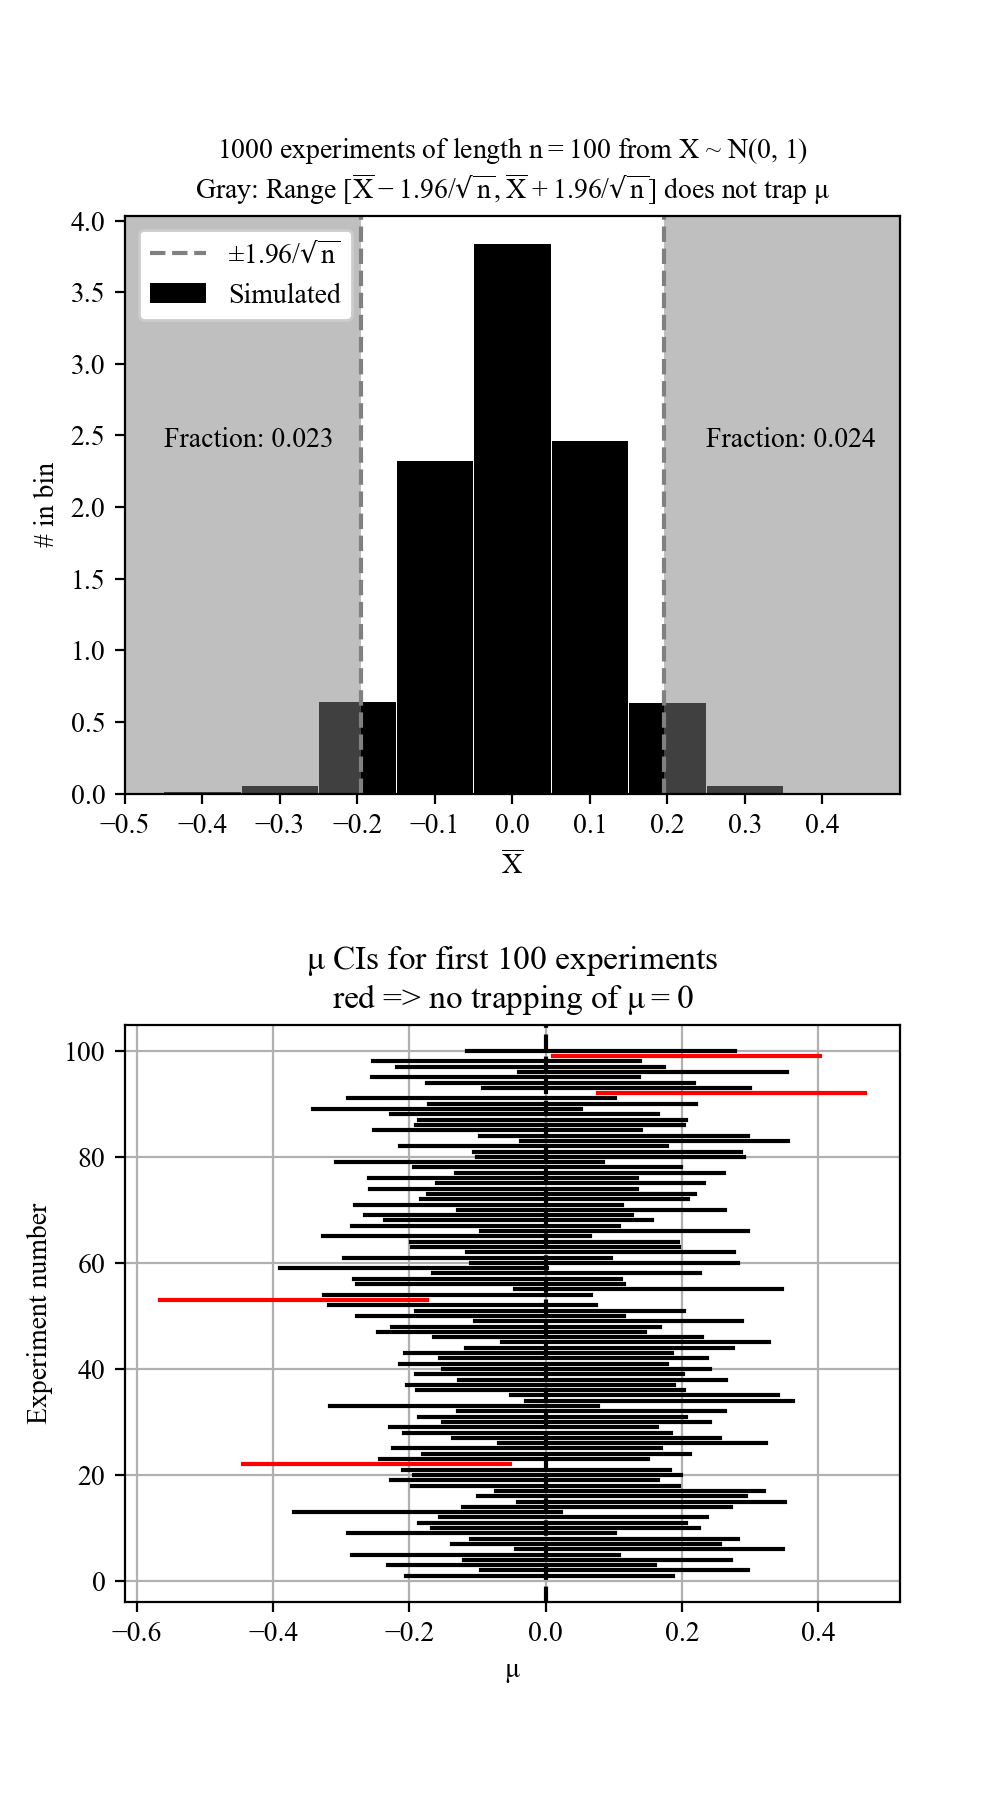

Generate this figure with Python:
import numpy as np
from matplotlib import pyplot as plt
from scipy.stats import norm
from lib.savefig import savefig
from lib.pdf import pdf

plt.rcParams["font.family"] = "Times New Roman"
plt.rcParams['mathtext.default'] = 'regular'

#np.random.seed(1)

s = 1.96
n = 100  # Number of samples per experiment
ne = 1000 # Number of experiments
dist = 'gaussian'
#dist = 'uniform'

def sample(dist='gaussian'):
  if dist == 'gaussian':
    symbol = 'N(0, 1)'
    mu = 0
    sigma = 1
    X = np.random.normal(loc=mu, scale=sigma, size=(n, ne))

  if dist == 'uniform':
    low =  -2
    high =  2
    symbol = f'U({low}, {high})'
    mu = (high+low)/2
    sigma = np.sqrt((high-low)**2/12)
    X = np.random.uniform(low=low, high=high, size=(n, ne))

  return X, mu, sigma, symbol

X, mu, sigma, symbol = sample(dist)

delta = s*sigma/np.sqrt(n)

Xbar = np.mean(X, axis=0)

# Computing fractions without using a loop:
above = np.where(Xbar + delta > mu, 1, 0)
below = np.where(Xbar - delta < mu, 1, 0)
both = np.logical_and(above, below)
f_below = np.sum(below)/ne
f_above = np.sum(above)/ne
print(f"Fraction of X_bar + σ/√n > μ: {f_above}")
print(f"Fraction of X_bar - σ/√n < μ: {f_below}")
print(f"Fraction where both contraints satisfied: {np.sum(both)/ne}")

dx = 0.1
e_pdf, bin_centers, bin_edges = pdf(Xbar, dx, -0.5)

print(f"Mean of X_bar = {np.mean(Xbar):.8f}")
print(f"(std of X_bar)*sqrt(n) = {np.std(Xbar)*np.sqrt(n):.8f}")

fig, ax = plt.subplots(2, 1, figsize=(5, 9))
plt.subplots_adjust(hspace=0.4)

ax[0].axvline(x=-delta, color=(0.5, 0.5, 0.5), linestyle='--', label=f'$\\pm {s:0.2f}/\\sqrt{{n}}$')
ax[0].axvline(x=+delta, color=(0.5, 0.5, 0.5), linestyle='--')

ax[0].bar(bin_centers, e_pdf, width=dx*0.99, color='k', label='Simulated')

ax[0].legend(loc='upper left', fontsize=10, facecolor='white', framealpha=1)

ax[0].set_xlabel('$\\overline{X}$')
ax[0].set_ylabel('# in bin')
ax[0].set_title(f'{ne} experiments of length $n={n}$ from $X$ ~ {symbol}\nGray: Range $[\\overline{{X}}-{s:0.2f}/\\sqrt{{n}},\\overline{{X}}+{s:0.2f}/\\sqrt{{n}}]$ does not trap $\\mu$', fontsize=10)
ax[0].set_xlim(-0.5, 0.5)
ax[0].set_xticks(bin_centers)

kwargs = {'facecolor': 'gray', 'alpha': 0.5}
ax[0].axvspan(-delta, ax[0].get_xlim()[0], **kwargs)
ax[0].axvspan(+delta, ax[0].get_xlim()[1], **kwargs)

kwargs = {'fontsize': 10, 'bbox': {'facecolor': 'white', 'alpha': 0.0}}
ax[0].text(0.25, ax[0].get_ylim()[1]*0.6, f'Fraction: {1-f_above:0.3f}', **kwargs)
ax[0].text(-0.45, ax[0].get_ylim()[1]*0.6, f'Fraction: {1-f_below:0.3f}', **kwargs)

n_out = 0
for i in range(ne):
  r = [Xbar[i] - delta, Xbar[i] + delta]
  if r[0] > 0 or r[1] < 0:
    n_out += 1
    if i < 100:
      ax[1].plot(r, [i+1, i+1], color='r')
  else:
    if i < 100:
      ax[1].plot(r, [i+1, i+1], color='k')

ax[1].grid()
ax[1].axvline(x=0, color='k', linestyle='--')
ax[1].set_title(f"$\\mu$ CIs for first 100 experiments\nred => no trapping of $\\mu = {mu}$")
ax[1].set_ylabel('Experiment number')
ax[1].set_xlabel('$\\mu$')

savefig("HW4_3")
